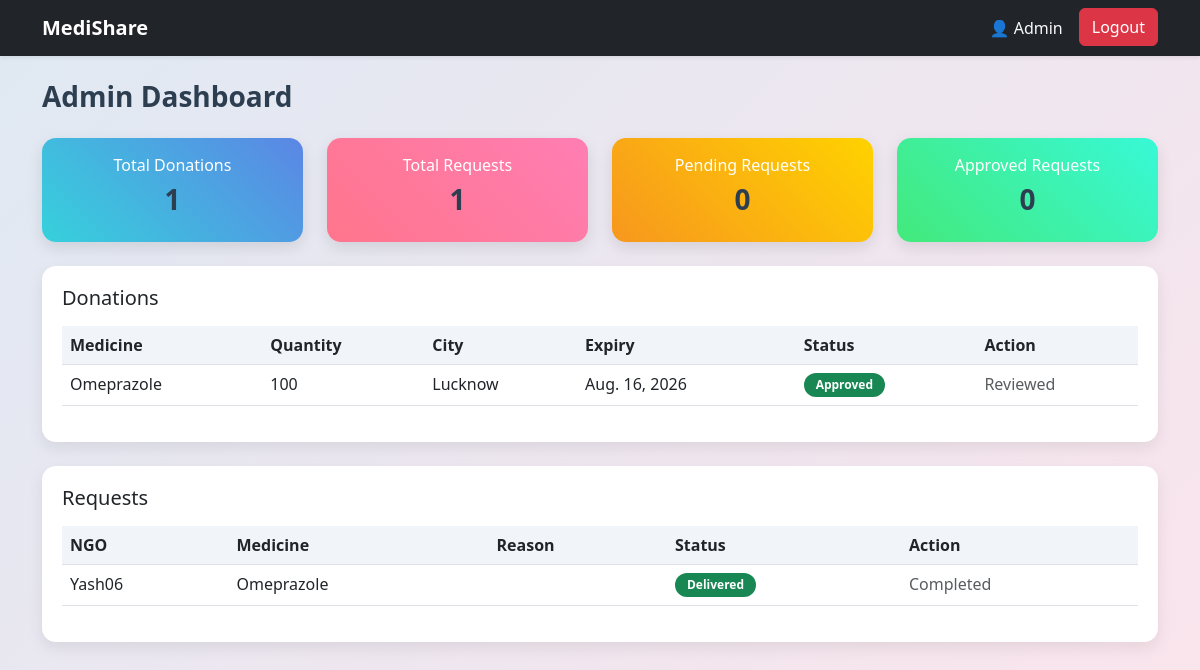
The app's page /admin-dashboard/ (signed in) with its own data.
### core/models.py (models this page shows, shortened)
class User(AbstractUser):
    ROLE_CHOICES = (
        ('DONOR', 'Donor'),
        ('NGO', 'NGO'),
    )
    role = models.CharField(max_length=10, choices=ROLE_CHOICES, default='DONOR')
    phone = models.CharField(max_length=15, blank=True, null=True)
    address = models.TextField(blank=True, null=True)

class MedicineDonation(models.Model):
    STATUS_CHOICES = [
        ('PENDING', 'Pending'),
        ('APPROVED', 'Approved'),
    ]
    donor = models.ForeignKey(User, on_delete=models.CASCADE)
    medicine_name = models.CharField(max_length=100)
    quantity = models.IntegerField()
    expiry_date = models.DateField()
    city = models.CharField(max_length=100)
    status = models.CharField(max_length=10, choices=STATUS_CHOICES, default='PENDING')
    image = models.ImageField(upload_to='medicine_images/', blank=True, null=True)

class MedicineRequest(models.Model):
    STATUS_CHOICES = [
        ('REQUESTED', 'Requested'),
        ('APPROVED', 'Approved'),
        ('PACKED', 'Packed'),
        ('SHIPPED', 'Shipped'),
        ('DELIVERED', 'Delivered'),
        ('REJECTED', 'Rejected'),
    ]
    ngo = models.ForeignKey(User, on_delete=models.CASCADE)
    donation = models.ForeignKey(MedicineDonation, on_delete=models.CASCADE)
    quantity = models.IntegerField(default=1)
    reason = models.TextField(blank=True, null=True)
    status = models.CharField(
        max_length=20,
        choices=STATUS_CHOICES,
        default='REQUESTED'
    )
    created_at = models.DateTimeField(auto_now_add=True)

### core/views.py (the view)
# urls.py: path('admin-dashboard/', views.admin_dashboard, name='admin_dashboard'),
@login_required
def admin_dashboard(request):
    if not request.user.is_superuser:
        return redirect('dashboard')
    donations = MedicineDonation.objects.all()
    requests = MedicineRequest.objects.all()
    return render(request, 'admin_dashboard.html', {
        'donations': donations,
        'requests': requests,
        'pending_requests': requests.filter(status="REQUESTED").count(),
        'approved_requests': requests.filter(status="APPROVED").count(),
    })

### core/templates/admin_dashboard.html (shortened to what this page needs)
{% include 'navbar.html' %}
<!DOCTYPE html>
<html>
<head>
<link href="https://cdn.jsdelivr.net/npm/bootstrap@5.3.0/dist/css/bootstrap.min.css" rel="stylesheet">
</head>
<body>
<div class="container mt-4">
<h3 class="mb-4">Admin Dashboard</h3>
<div class="row mb-4">
    <div class="col-md-3">
        <div class="card-box stat1">
            <h6>Total Donations</h6>
            <h3>{{ donations|length }}</h3>
        </div>
    </div>
    <div class="col-md-3">
        <div class="card-box stat2">
            <h6>Total Requests</h6>
            <h3>{{ requests|length }}</h3>
        </div>
    </div>
    <div class="col-md-3">
        <div class="card-box stat3">
            <h6>Pending Requests</h6>
            <h3>{{ pending_requests }}</h3>
        </div>
    </div>
    <div class="col-md-3">
        <div class="card-box stat4">
            <h6>Approved Requests</h6>
            <h3>{{ approved_requests }}</h3>
        </div>
    </div>
</div>
<div class="table-container mb-4">
<h5>Donations</h5>
<table class="table table-hover mt-3">
<thead>
<tr>
    <th>Medicine</th>
    <th>Quantity</th>
    <th>City</th>
    <th>Expiry</th>
    <th>Status</th>
    <th>Action</th>
</tr>
</thead>
<tbody>
{% for d in donations %}
<tr>
    <td>{{ d.medicine_name }}</td>
    <td>{{ d.quantity }}</td>
    <td>{{ d.city }}</td>
    <td>{{ d.expiry_date }}</td>
    <td>
        {% if d.status == "PENDING" %}
            <span class="badge bg-warning text-dark">Pending</span>
        {% elif d.status == "APPROVED" %}
            <span class="badge bg-success">Approved</span>
        {% elif d.status == "REJECTED" %}
            <span class="badge bg-danger">Rejected</span>
        {% else %}
            <span class="badge bg-info">{{ d.status }}</span>
        {% endif %}
    </td>
    <td>
        {% if d.status == "PENDING" %}
            <form action="{% url 'approve_donation' d.id %}" method="POST" style="display:inline;">
                {% csrf_token %}
                <button type="submit" class="btn btn-sm btn-approve">Approve</button>
            </form>
            <form action="{% url 'reject_donation' d.id %}" method="POST" style="display:inline;">
                {% csrf_token %}
                <button type="submit" class="btn btn-sm btn-reject">Reject</button>
            </form>
        {% else %}
            <span class="text-muted">Reviewed</span>
        {% endif %}
    </td>
</tr>
{% empty %}
<tr>
    <td colspan="6" class="text-center">No donations</td>
</tr>
{% endfor %}
</tbody>
</table>
</div>
<div class="table-container">
<h5>Requests</h5>
<table class="table table-hover mt-3">
<thead>
<tr>
    <th>NGO</th>
    <th>Medicine</th>
    <th>Reason</th>
    <th>Status</th>
    <th>Action</th>
</tr>
</thead>
<tbody>
{% for r in requests %}
<tr>
    <td>{{ r.ngo.username }}</td>
    <td>{{ r.donation.medicine_name }}</td>
    <td>{{ r.reason }}</td>
    <td>
        {% if r.status == "REQUESTED" %}
            <span class="badge bg-warning text-dark">Requested</span>
        {% elif r.status == "APPROVED" %}
            <span class="badge bg-info">Approved</span>
        {% elif r.status == "PACKED" %}
            <span class="badge bg-primary">Packed</span>
        {% elif r.status == "OUT_FOR_DELIVERY" %}
            <span class="badge bg-warning">Out for Delivery</span>
        {% elif r.status == "DELIVERED" %}
            <span class="badge bg-success">Delivered</span>
        {% elif r.status == "REJECTED" %}
            <span class="badge bg-danger">Rejected</span>
        {% endif %}
    </td>
    <td>
        {% if r.status == "REQUESTED" %}
            <form action="/approve/{{ r.id }}/" method="POST" style="display:inline;">
                {% csrf_token %}
                <button type="submit" class="btn btn-sm btn-approve">Approve</button>
            </form>
            <form action="/reject/{{ r.id }}/" method="POST" style="display:inline;">
                {% csrf_token %}
                <button type="submit" class="btn btn-sm btn-reject">Reject</button>
            </form>
        {% elif r.status == "APPROVED" %}
            <form action="/packed/{{ r.id }}/" method="POST" style="display:inline;">
                {% csrf_token %}
                <button type="submit" class="btn btn-sm btn-primary">Pack</button>
            </form>
        {% elif r.status == "PACKED" %}
            <form action="/out/{{ r.id }}/" method="POST" style="display:inline;">
                {% csrf_token %}
                <button type="submit" class="btn btn-sm btn-warning">Ship</button>
            </form>
        {% elif r.status == "OUT_FOR_DELIVERY" %}
            <form action="/delivered/{{ r.id }}/" method="POST" style="display:inline;">
                {% csrf_token %}
                <button type="submit" class="btn btn-sm btn-success">Deliver</button>
            </form>
        {% else %}
            <span class="text-muted">Completed</span>
        {% endif %}
    </td>
</tr>
{% empty %}
<tr>
    <td colspan="5" class="text-center">No requests</td>
</tr>
{% endfor %}
</tbody>
</table>
</div>
</div>
</body>
</html>

### core/templates/navbar.html (shortened to what this page needs)
<nav class="navbar navbar-expand-lg navbar-dark bg-dark shadow-sm">
  <div class="container">
    <a class="navbar-brand fw-bold" href="/">
        MediShare
    </a>
        <ul class="navbar-nav">
            {% if user.is_authenticated %}
                <li class="nav-item">
                    <span class="nav-link text-light">
                        👤 {{ user.username }}
                    </span>
                </li>
                <li class="nav-item">
                    <a class="btn btn-danger ms-2" href="{% url 'logout' %}">
                        Logout
                    </a>
                </li>
            {% else %}
                <li class="nav-item">
                    <a class="btn btn-success" href="{% url 'login' %}">
                        Login
                    </a>
                </li>
            {% endif %}
        </ul>
    </div>
</nav>

### core/templates/admin_dashboard.html (style rules this page uses)
body { background: linear-gradient(135deg, #dfe9f3, #fce4ec); font-family: 'Segoe UI', sans-serif; }
h3 { font-weight: 600; color: #2c3e50; }
.card-box { padding: 18px; border-radius: 14px; color: white; text-align: center; box-shadow: 0 6px 16px rgba(0,0,0,0.1); }
.stat1 { background: linear-gradient(45deg, #36d1dc, #5b86e5); }
.stat2 { background: linear-gradient(45deg, #ff758c, #ff7eb3); }
.stat3 { background: linear-gradient(45deg, #f7971e, #ffd200); }
.stat4 { background: linear-gradient(45deg, #43e97b, #38f9d7); }
.table-container { background: white; padding: 20px; border-radius: 14px; box-shadow: 0 6px 16px rgba(0,0,0,0.08); }
.table th { background: #f1f5f9; font-weight: 600; }
.badge { padding: 6px 12px; border-radius: 20px; font-size: 12px; }

### records on screen
User: username "Admin"
MedicineDonation: medicine_name "Omeprazole", quantity "100", city "Lucknow", expiry_date "Aug. 16, 2026", status "Approved"
MedicineRequest: ngo.username "Yash06", donation.medicine_name "Omeprazole", status "Delivered"

### other values on screen
{{ donations|length }} "1"
{{ requests|length }} "1"
{{ pending_requests }} "0"
{{ approved_requests }} "0"
